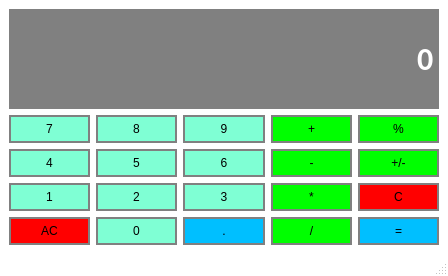
<?xml version="1.0" encoding="UTF-8"?>
<ui version="4.0">
 <class>Calculator</class>
 <widget class="QMainWindow" name="Calculator">
  <property name="geometry">
   <rect>
    <x>0</x>
    <y>0</y>
    <width>448</width>
    <height>276</height>
   </rect>
  </property>
  <property name="windowTitle">
   <string>Calculator</string>
  </property>
  <property name="styleSheet">
   <string notr="true">QMainWindow{

	background-color : #ffffff;

}</string>
  </property>
  <widget class="QWidget" name="centralwidget">
   <layout class="QGridLayout" name="gridLayout">
    <item row="2" column="0">
     <widget class="QPushButton" name="Button_7">
      <property name="sizePolicy">
       <sizepolicy hsizetype="Preferred" vsizetype="Preferred">
        <horstretch>0</horstretch>
        <verstretch>0</verstretch>
       </sizepolicy>
      </property>
      <property name="styleSheet">
       <string notr="true">QPushButton {
	background-color:#7fffd4;
	border: 2px solid grey;
	padding: 5px;
}

QPushButton : pressed {
	background-color:#00FFFF;
	border: 2px solid grey;
	padding: 5px;
}</string>
      </property>
      <property name="text">
       <string>7</string>
      </property>
     </widget>
    </item>
    <item row="4" column="0">
     <widget class="QPushButton" name="Button_1">
      <property name="sizePolicy">
       <sizepolicy hsizetype="Preferred" vsizetype="Preferred">
        <horstretch>0</horstretch>
        <verstretch>0</verstretch>
       </sizepolicy>
      </property>
      <property name="styleSheet">
       <string notr="true">QPushButton {
	background-color:#7fffd4;
	border: 2px solid grey;
	padding: 5px;
}

QPushButton : pressed {
	background-color:#00FFFF;
	border: 2px solid grey;
	padding: 5px;
}</string>
      </property>
      <property name="text">
       <string>1</string>
      </property>
     </widget>
    </item>
    <item row="5" column="1">
     <widget class="QPushButton" name="Button_0">
      <property name="sizePolicy">
       <sizepolicy hsizetype="Preferred" vsizetype="Preferred">
        <horstretch>0</horstretch>
        <verstretch>0</verstretch>
       </sizepolicy>
      </property>
      <property name="styleSheet">
       <string notr="true">QPushButton {
	background-color:#7fffd4;
	border: 2px solid grey;
	padding: 5px;
}

QPushButton : pressed {
	background-color:#00FFFF;
	border: 2px solid grey;
	padding: 5px;
}</string>
      </property>
      <property name="text">
       <string>0</string>
      </property>
     </widget>
    </item>
    <item row="2" column="3">
     <widget class="QPushButton" name="Addition">
      <property name="sizePolicy">
       <sizepolicy hsizetype="Preferred" vsizetype="Preferred">
        <horstretch>0</horstretch>
        <verstretch>0</verstretch>
       </sizepolicy>
      </property>
      <property name="styleSheet">
       <string notr="true">QPushButton {
	background-color:#00ff00;
	border: 2px solid grey;
	padding: 5px;
}

QPushButton : pressed {
	background-color:#00FFFF;
	border: 2px solid grey;
	padding: 5px;
}</string>
      </property>
      <property name="text">
       <string>+</string>
      </property>
     </widget>
    </item>
    <item row="3" column="1">
     <widget class="QPushButton" name="Button_5">
      <property name="sizePolicy">
       <sizepolicy hsizetype="Preferred" vsizetype="Preferred">
        <horstretch>0</horstretch>
        <verstretch>0</verstretch>
       </sizepolicy>
      </property>
      <property name="styleSheet">
       <string notr="true">QPushButton {
	background-color:#7fffd4;
	border: 2px solid grey;
	padding: 5px;
}

QPushButton : pressed {
	background-color:#00FFFF;
	border: 2px solid grey;
	padding: 5px;
}</string>
      </property>
      <property name="text">
       <string>5</string>
      </property>
     </widget>
    </item>
    <item row="2" column="4">
     <widget class="QPushButton" name="Percentage">
      <property name="sizePolicy">
       <sizepolicy hsizetype="Preferred" vsizetype="Preferred">
        <horstretch>0</horstretch>
        <verstretch>0</verstretch>
       </sizepolicy>
      </property>
      <property name="styleSheet">
       <string notr="true">QPushButton {
	background-color:#00ff00;
	border: 2px solid grey;
	padding: 5px;
}

QPushButton : pressed {
	background-color:#00FFFF;
	border: 2px solid grey;
	padding: 5px;
}</string>
      </property>
      <property name="text">
       <string>%</string>
      </property>
     </widget>
    </item>
    <item row="3" column="3">
     <widget class="QPushButton" name="Subtraction">
      <property name="sizePolicy">
       <sizepolicy hsizetype="Preferred" vsizetype="Preferred">
        <horstretch>0</horstretch>
        <verstretch>0</verstretch>
       </sizepolicy>
      </property>
      <property name="styleSheet">
       <string notr="true">QPushButton {
	background-color:#00ff00;
	border: 2px solid grey;
	padding: 5px;
}

QPushButton : pressed {
	background-color:#00FFFF;
	border: 2px solid grey;
	padding: 5px;
}</string>
      </property>
      <property name="text">
       <string>-</string>
      </property>
     </widget>
    </item>
    <item row="4" column="4">
     <widget class="QPushButton" name="Clear">
      <property name="sizePolicy">
       <sizepolicy hsizetype="Preferred" vsizetype="Preferred">
        <horstretch>0</horstretch>
        <verstretch>0</verstretch>
       </sizepolicy>
      </property>
      <property name="styleSheet">
       <string notr="true">QPushButton {
	background-color:#ff0000;
	border: 2px solid grey;
	padding: 5px;
}

QPushButton : pressed {
	background-color:#00FFFF;
	border: 2px solid grey;
	padding: 5px;
}</string>
      </property>
      <property name="text">
       <string>C</string>
      </property>
     </widget>
    </item>
    <item row="4" column="2">
     <widget class="QPushButton" name="Button_3">
      <property name="sizePolicy">
       <sizepolicy hsizetype="Preferred" vsizetype="Preferred">
        <horstretch>0</horstretch>
        <verstretch>0</verstretch>
       </sizepolicy>
      </property>
      <property name="styleSheet">
       <string notr="true">QPushButton {
	background-color:#7fffd4;
	border: 2px solid grey;
	padding: 5px;
}

QPushButton : pressed {
	background-color:#00FFFF;
	border: 2px solid grey;
	padding: 5px;
}</string>
      </property>
      <property name="text">
       <string>3</string>
      </property>
     </widget>
    </item>
    <item row="4" column="3">
     <widget class="QPushButton" name="Multiplication">
      <property name="sizePolicy">
       <sizepolicy hsizetype="Preferred" vsizetype="Preferred">
        <horstretch>0</horstretch>
        <verstretch>0</verstretch>
       </sizepolicy>
      </property>
      <property name="styleSheet">
       <string notr="true">QPushButton {
	background-color:#00ff00;
	border: 2px solid grey;
	padding: 5px;
}

QPushButton : pressed {
	background-color:#00FFFF;
	border: 2px solid grey;
	padding: 5px;
}</string>
      </property>
      <property name="text">
       <string>*</string>
      </property>
     </widget>
    </item>
    <item row="5" column="2">
     <widget class="QPushButton" name="Decimal_Point">
      <property name="sizePolicy">
       <sizepolicy hsizetype="Preferred" vsizetype="Preferred">
        <horstretch>0</horstretch>
        <verstretch>0</verstretch>
       </sizepolicy>
      </property>
      <property name="styleSheet">
       <string notr="true">QPushButton {
	background-color:#00bfff;
	border: 2px solid grey;
	padding: 5px;
}

QPushButton : pressed {
	background-color:#00FFFF;
	border: 2px solid grey;
	padding: 5px;
}</string>
      </property>
      <property name="text">
       <string>.</string>
      </property>
     </widget>
    </item>
    <item row="3" column="2">
     <widget class="QPushButton" name="Button_6">
      <property name="sizePolicy">
       <sizepolicy hsizetype="Preferred" vsizetype="Preferred">
        <horstretch>0</horstretch>
        <verstretch>0</verstretch>
       </sizepolicy>
      </property>
      <property name="styleSheet">
       <string notr="true">QPushButton {
	background-color:#7fffd4;
	border: 2px solid grey;
	padding: 5px;
}

QPushButton : pressed {
	background-color:#00FFFF;
	border: 2px solid grey;
	padding: 5px;
}</string>
      </property>
      <property name="text">
       <string>6</string>
      </property>
     </widget>
    </item>
    <item row="2" column="1">
     <widget class="QPushButton" name="Button_8">
      <property name="sizePolicy">
       <sizepolicy hsizetype="Preferred" vsizetype="Preferred">
        <horstretch>0</horstretch>
        <verstretch>0</verstretch>
       </sizepolicy>
      </property>
      <property name="styleSheet">
       <string notr="true">QPushButton {
	background-color:#7fffd4;
	border: 2px solid grey;
	padding: 5px;
}

QPushButton : pressed {
	background-color:#00FFFF;
	border: 2px solid grey;
	padding: 5px;
}</string>
      </property>
      <property name="text">
       <string>8</string>
      </property>
     </widget>
    </item>
    <item row="5" column="0">
     <widget class="QPushButton" name="All_Clear">
      <property name="sizePolicy">
       <sizepolicy hsizetype="Preferred" vsizetype="Preferred">
        <horstretch>0</horstretch>
        <verstretch>0</verstretch>
       </sizepolicy>
      </property>
      <property name="styleSheet">
       <string notr="true">QPushButton {
	background-color:#ff0000;
	border: 2px solid grey;
	padding: 5px;
}

QPushButton : pressed {
	background-color:#00FFFF;
	border: 2px solid grey;
	padding: 5px;
}</string>
      </property>
      <property name="text">
       <string>AC</string>
      </property>
     </widget>
    </item>
    <item row="2" column="2">
     <widget class="QPushButton" name="Button_9">
      <property name="sizePolicy">
       <sizepolicy hsizetype="Preferred" vsizetype="Preferred">
        <horstretch>0</horstretch>
        <verstretch>0</verstretch>
       </sizepolicy>
      </property>
      <property name="styleSheet">
       <string notr="true">QPushButton {
	background-color:#7fffd4;
	border: 2px solid grey;
	padding: 5px;
}

QPushButton : pressed {
	background-color:#00FFFF;
	border: 2px solid grey;
	padding: 5px;
}</string>
      </property>
      <property name="text">
       <string>9</string>
      </property>
     </widget>
    </item>
    <item row="5" column="3">
     <widget class="QPushButton" name="Division">
      <property name="sizePolicy">
       <sizepolicy hsizetype="Preferred" vsizetype="Preferred">
        <horstretch>0</horstretch>
        <verstretch>0</verstretch>
       </sizepolicy>
      </property>
      <property name="styleSheet">
       <string notr="true">QPushButton {
	background-color:#00ff00;
	border: 2px solid grey;
	padding: 5px;
}

QPushButton : pressed {
	background-color:#00FFFF;
	border: 2px solid grey;
	padding: 5px;
}</string>
      </property>
      <property name="text">
       <string>/</string>
      </property>
     </widget>
    </item>
    <item row="3" column="4">
     <widget class="QPushButton" name="Change_Sign">
      <property name="sizePolicy">
       <sizepolicy hsizetype="Preferred" vsizetype="Preferred">
        <horstretch>0</horstretch>
        <verstretch>0</verstretch>
       </sizepolicy>
      </property>
      <property name="styleSheet">
       <string notr="true">QPushButton {
	background-color:#00ff00;
	border: 2px solid grey;
	padding: 5px;
}

QPushButton : pressed {
	background-color:#00FFFF;
	border: 2px solid grey;
	padding: 5px;
}</string>
      </property>
      <property name="text">
       <string>+/-</string>
      </property>
     </widget>
    </item>
    <item row="5" column="4">
     <widget class="QPushButton" name="Equals">
      <property name="sizePolicy">
       <sizepolicy hsizetype="Preferred" vsizetype="Preferred">
        <horstretch>0</horstretch>
        <verstretch>0</verstretch>
       </sizepolicy>
      </property>
      <property name="styleSheet">
       <string notr="true">QPushButton {
	background-color:#00bfff;
	border: 2px solid grey;
	padding: 5px;
}

QPushButton : pressed {
	background-color:#00FFFF;
	border: 2px solid grey;
	padding: 5px;
}</string>
      </property>
      <property name="text">
       <string>=</string>
      </property>
     </widget>
    </item>
    <item row="4" column="1">
     <widget class="QPushButton" name="Button_2">
      <property name="sizePolicy">
       <sizepolicy hsizetype="Preferred" vsizetype="Preferred">
        <horstretch>0</horstretch>
        <verstretch>0</verstretch>
       </sizepolicy>
      </property>
      <property name="styleSheet">
       <string notr="true">QPushButton {
	background-color:#7fffd4;
	border: 2px solid grey;
	padding: 5px;
}

QPushButton : pressed {
	background-color:#00FFFF;
	border: 2px solid grey;
	padding: 5px;
}</string>
      </property>
      <property name="text">
       <string>2</string>
      </property>
     </widget>
    </item>
    <item row="3" column="0">
     <widget class="QPushButton" name="Button_4">
      <property name="sizePolicy">
       <sizepolicy hsizetype="Preferred" vsizetype="Preferred">
        <horstretch>0</horstretch>
        <verstretch>0</verstretch>
       </sizepolicy>
      </property>
      <property name="styleSheet">
       <string notr="true">QPushButton {
	background-color:#7fffd4;
	border: 2px solid grey;
	padding: 5px;
}

QPushButton : pressed {
	background-color:#00FFFF;
	border: 2px solid grey;
	padding: 5px;
}</string>
      </property>
      <property name="text">
       <string>4</string>
      </property>
     </widget>
    </item>
    <item row="0" column="0" colspan="5">
     <widget class="QLineEdit" name="Display">
      <property name="sizePolicy">
       <sizepolicy hsizetype="Preferred" vsizetype="Expanding">
        <horstretch>0</horstretch>
        <verstretch>0</verstretch>
       </sizepolicy>
      </property>
      <property name="font">
       <font>
        <family>Calibri</family>
        <pointsize>24</pointsize>
        <weight>75</weight>
        <bold>true</bold>
       </font>
      </property>
      <property name="styleSheet">
       <string notr="true">QLineEdit {
	background-color : grey;
	border : 2px solid grey;
	color : #ffffff;
}</string>
      </property>
      <property name="text">
       <string>0</string>
      </property>
      <property name="alignment">
       <set>Qt::AlignRight|Qt::AlignTrailing|Qt::AlignVCenter</set>
      </property>
     </widget>
    </item>
   </layout>
  </widget>
  <widget class="QMenuBar" name="menubar">
   <property name="geometry">
    <rect>
     <x>0</x>
     <y>0</y>
     <width>448</width>
     <height>26</height>
    </rect>
   </property>
  </widget>
  <widget class="QStatusBar" name="statusbar"/>
 </widget>
 <resources/>
 <connections/>
</ui>
